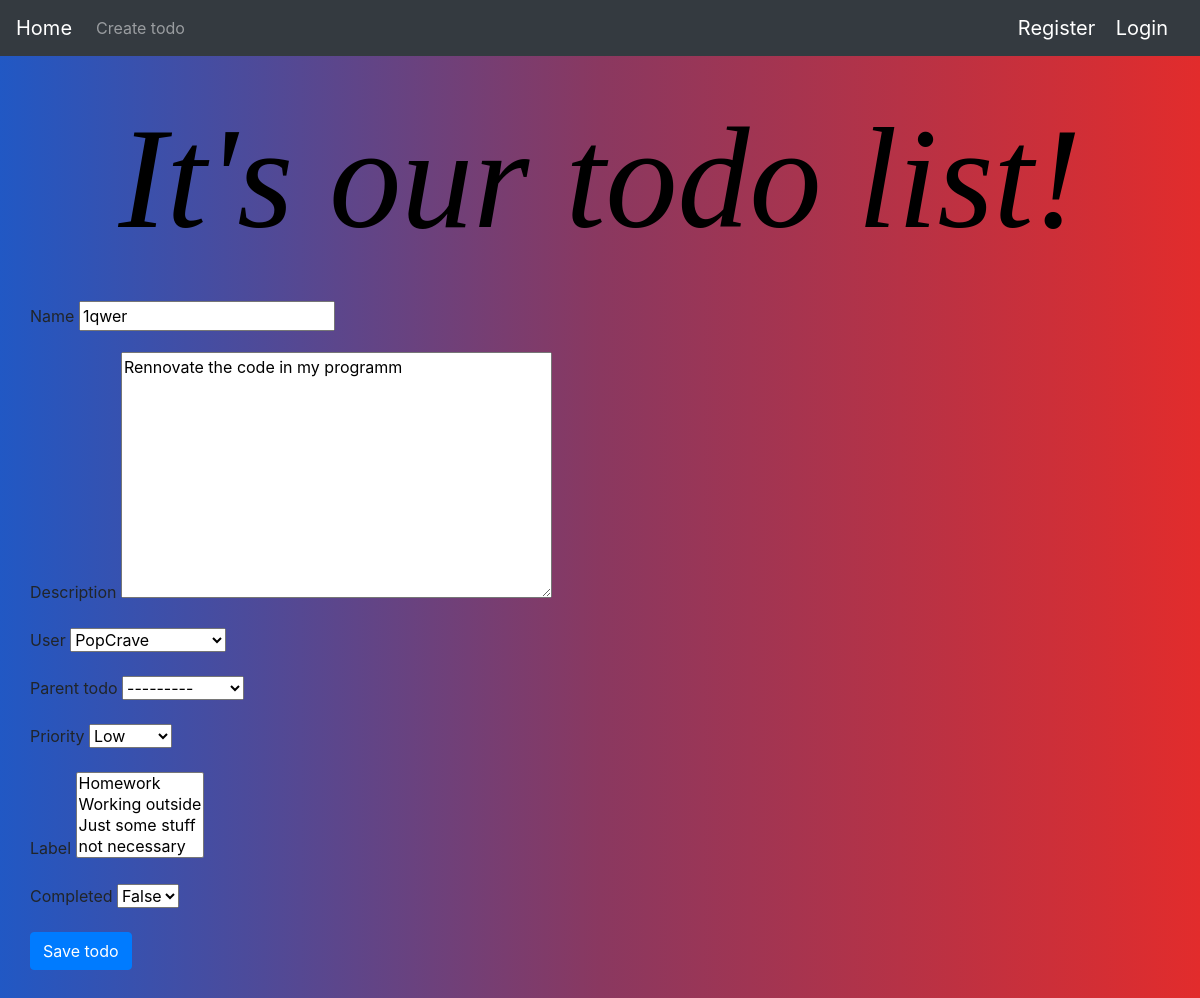
Page /todos/update/20/ on the earlier database version.
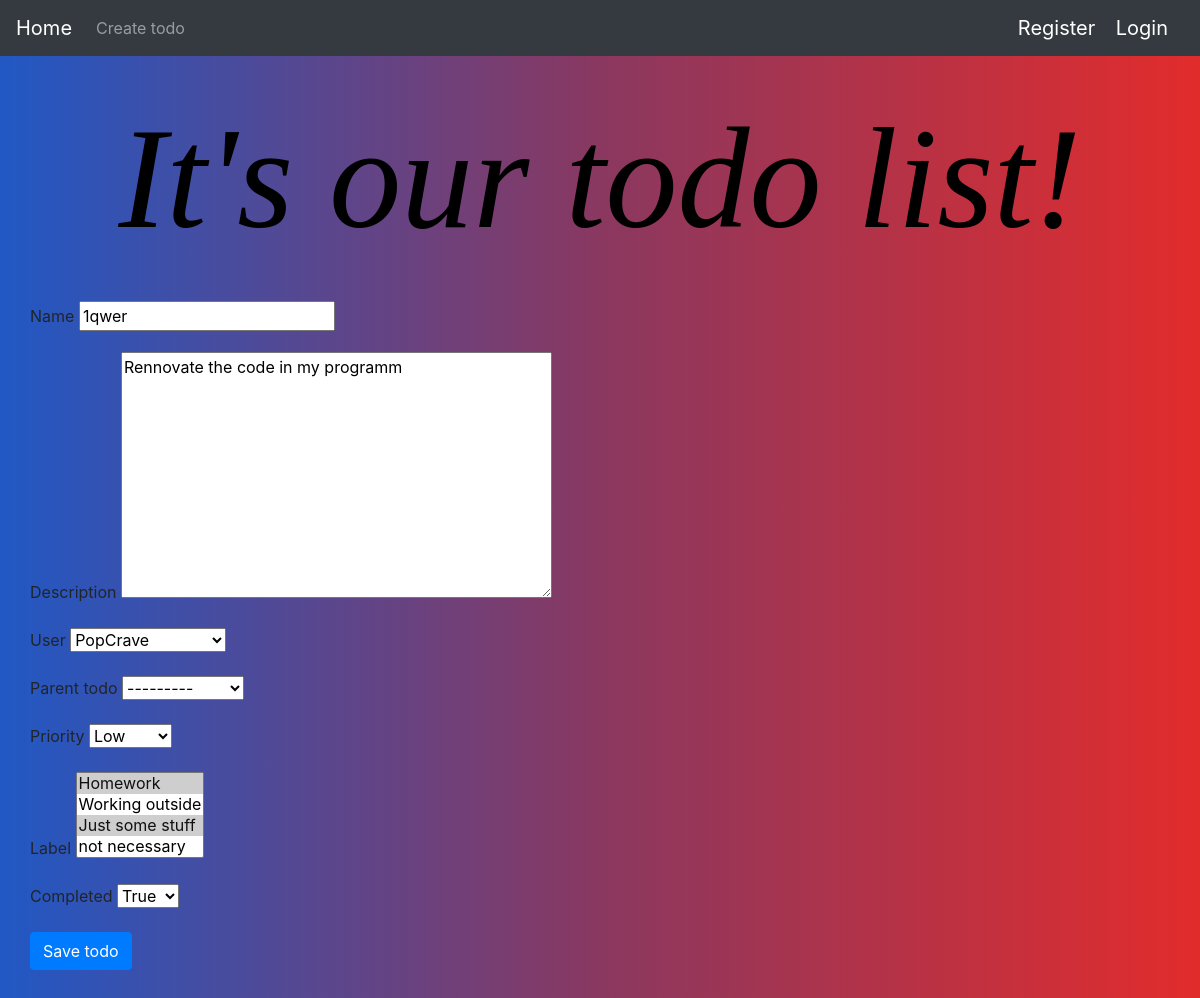
Same page on the later database version.
### todos/models.py (models this page shows)
class Todo(models.Model):
    name = models.CharField(max_length=128)
    description = models.CharField(max_length=255)
    user = models.ForeignKey(User, on_delete=models.CASCADE, related_name="todos")
    parent_todo = models.ForeignKey('Todo', null=True, blank=True, on_delete=models.CASCADE, related_name='todos')
    completed = models.BooleanField(default=False)
    mod_date = models.DateField(default=date.today)
    priority = models.ForeignKey(Priority, on_delete=models.CASCADE, null=False)
    label = models.ManyToManyField('Label', blank=True, null=True)
    def __str__(self):
        return self.name

### todos/views/todos.py (the view)
def update_todo(request, todo_id):
    todo = Todo.objects.get(id=todo_id)
    form = TodoUpdateForm(instance=todo)
    if request.method == "POST":
        form = TodoUpdateForm(request.POST, instance=todo)
        if form.is_valid():
            form.save()
            return redirect("todos")
    return render(request, "update_todo.html", {"form": form})

### todos/forms.py (shortened to what this page needs)
class TodoUpdateForm(TodoForm):
    user = forms.ModelChoiceField(queryset=User.objects.all())
    completed = forms.ChoiceField(choices=(("True",True), ("False", False)))
    description = forms.CharField(max_length=255, widget=forms.Textarea)
    class Meta:
        model = Todo
        fields = ['id', 'name', 'description', 'user', 'parent_todo',
                  'priority', 'label', 'completed']

### todos/models.py (called while the page is built)
    def __str__(self):
        return self.name

### todos/templates/update_todo.html (shortened to what this page needs)
{% extends "base.html" %}
{% block content %}
<form action="{% url 'update_todo' todo_id=form.instance.id %}" method="post">
        {% for field in form %}
        <div class="form-group">
            <label for="{{ field.name }}">{{ field.label }}</label>
            {{field}}
        </div>
        {% endfor %}
    <input type="submit" class="btn btn-primary" value="Save todo">
</form>
{% endblock %}

Differences in the rows shown:
changed Todo "1qwer": completed "False" → "True"
Other differences:
form field label: "Homework / Working outside / Just some stuff / not necessary" → "Homework ☑ / Working outside / Just some stuff ☑ / not necessary"
